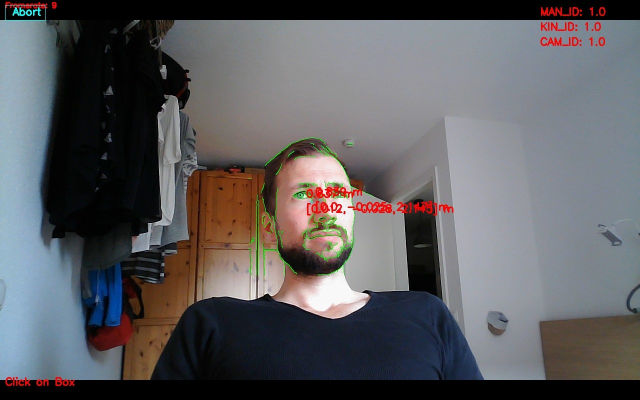
#> input picture Projects/ProjektWebsite/Subfunctions/ROS_Depth_Map/calibration/RGB_Image.jpg, 1280 x 800 px (shown at 1/2 size); its folder holds only this picture in this run
$ python -i functions_.py   (imports and definitions only)
#> lines starting #> are read from the running program, lines starting #| are printed output that depends on the picture; after the words box and inside, x2 and y2 are one past the last pixel; in counts of white or black regions, pixels touching at a corner belong together
#> further down, picture is the input picture: shape (800, 1280, 3); mean B, G, R 96, 93.3, 94
# import the necessary packages
import cv2
import imutils
import time
from Subfunctions import highlevel_movements
from operator import add,sub
# [1 line not run here, left out]
from scipy.spatial.transform import Rotation as R
import numpy as np
# import mgen
import math
# [1 line not run here, left out]

class Button():
    # [480 lines left out: functions __init__, insert_button, insert_arrows, calc_rotmat_to_align_vec_a_to_vec_b, forward_kin, forward_kin_plus and 3 more, not called in this run]

class TorqueTool:
    def __init__(self):
        pass
    # [101 lines left out: functions read_torque_values, read_torque_values_computed, tap_toggle, tap_toggle2, tap_toggle3, tap_toggle_single_axis, not called in this run]


class ShapeDetector:
    def __init__(self):
        pass
    def detect(self, c):
        # initialize the shape name and approximate the contour
        shape = "unidentified"
        peri = cv2.arcLength(c, True)
        approx = cv2.approxPolyDP(c, 0.04 * peri, True)
        # if the shape is a triangle, it will have 3 vertices
        if len(approx) == 3:
            shape = "triangle"
        # if the shape has 4 vertices, it is either a square or
        # a rectangle
        elif len(approx) == 4:
            # compute the bounding box of the contour and use the
            # bounding box to compute the aspect ratio
            (x, y, w, h) = cv2.boundingRect(approx)
            ar = w / float(h)
            # a square will have an aspect ratio that is approximately
            # equal to one, otherwise, the shape is a rectangle
            shape = "square" if ar >= 0.95 and ar <= 1.05 else "rectangle"
        # if the shape is a pentagon, it will have 5 vertices
        elif len(approx) == 5:
            shape = "pentagon"
        # otherwise, we assume the shape is a circle
        else:
            shape = "circle"
        # return the name of the shape
        return shape
def detect_rectangle_middle(image): #detectiong contours
    # load the image and resize it to a smaller factor so that
    # the shapes can be approximated better
    resized = imutils.resize(image, width=400)
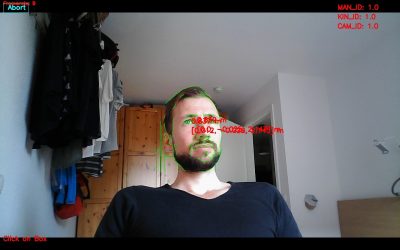
#> resized: shape (250, 400, 3); mean B, G, R 96, 93.3, 94
    ratio = image.shape[0] / float(resized.shape[0])
#> ratio = 3.2
    # convert the resized image to grayscale, blur it slightly,
    # and threshold it
    gray = cv2.cvtColor(resized, cv2.COLOR_BGR2GRAY)
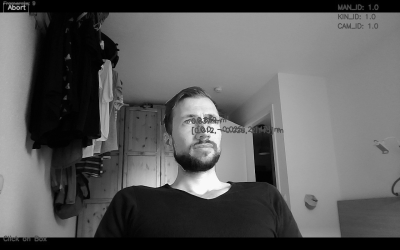
#> gray: shape (250, 400); min 0, max 251, mean 93.8
    blurred = cv2.GaussianBlur(gray, (5, 5), 0)
    thresh = cv2.threshold(blurred, 60, 255, cv2.THRESH_BINARY)[1]
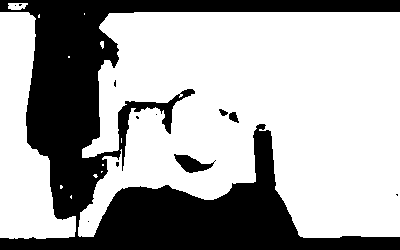
#> thresh: shape (250, 400); 65.8% white; 12 black regions (8 under 20 px)
    # find contours in the thresholded image and initialize the
    # shape detector
    cnts = cv2.findContours(thresh.copy(), cv2.RETR_TREE,cv2.CHAIN_APPROX_SIMPLE)
#> cnts = 26 contours, 20 with area under 20; largest, box (x1, y1, x2, y2) and area: (78, 12, 400, 238) 56080, (0, 12, 76, 239) 8927, (173, 153, 215, 174) 428, (8, 3, 28, 10) 94, (228, 111, 240, 124) 86, (218, 108, 229, 117) 49
    #print(len(cnts))
    #debug_display(thresh)
    cnts = imutils.grab_contours(cnts)
    if len(cnts)>1:
        cnts=cnts[1:] #use not the outer contour
#> cnts = 25 contours, 19 with area under 20; largest, box (x1, y1, x2, y2) and area: (78, 12, 400, 238) 56080, (0, 12, 76, 239) 8927, (173, 153, 215, 174) 428, (8, 3, 28, 10) 94, (228, 111, 240, 124) 86, (218, 108, 229, 117) 49
    else: #nothing found
        return image, (0,0), False
    sd = ShapeDetector()
    # loop over the contours
    for c in cnts:
        #c=cnts[0]
        #CONTINUE
        # compute the center of the contour, then detect the name of the
        # shape using only the contour
        M = cv2.moments(c)
        try:
            cX = int((M["m10"] / M["m00"]) * ratio)
            cY = int((M["m01"] / M["m00"]) * ratio)
        except: #evade div/0 error if contour is too small/faulty
            return image, (0,0), False
        shape = sd.detect(c)
        if shape=="rectangle" and M['m00']>3000 and M['m00']<20000:
        #condition fitted to the size of the test rectangle
            # multiply the contour (x, y)-coordinates by the resize ratio,
            # then draw the contours and the name of the shape on the image
            c = c.astype("float")
            c *= ratio
            c = c.astype("int")
            cv2.drawContours(image, [c], -1, (0, 255, 0), 2)
            cv2.circle(image,(cX,cY),10,(255,255,0),1)
            cv2.putText(image, shape, (cX, cY), cv2.FONT_HERSHEY_SIMPLEX,0.5, (255, 255, 255), 2)
            # show the output image
            #cv2.imshow("Image", image)
            #cv2.waitKey(0)
            #return image
            return image, (cX,cY), True
#> this loop made 5 passes
#> (cX, cY, shape, peri in detect) on passes 1 to 2: (194, 596, 'circle', 8.83), (304, 561, 'circle', 11.07)
#> (c, cX, cY, shape, peri in detect, approx in detect) on pass 3: ([[101, 171], [101, 172], [102, 171]], 324, 548, 'triangle', 3.41, [[102, 171], [101, 171], [101, 172]])
    return image, (0,0), False

# [94 lines left out: function rotate_to_target, not called in this run]

>>> import cv2
>>> picture = cv2.imread('ROS_Depth_Map/calibration/RGB_Image.jpg')
>>> result = detect_rectangle_middle(picture)

$ run again, on Projects/ProjektWebsite/Subfunctions/ROS_Depth_Map/calibration/Depth_Image.png
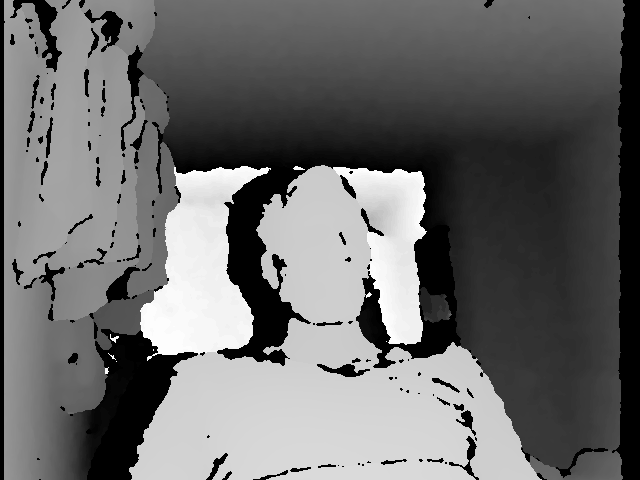
#> input picture Projects/ProjektWebsite/Subfunctions/ROS_Depth_Map/calibration/Depth_Image.png, 1280 x 960 px (shown at 1/2 size)
#> picture is the input picture: shape (960, 1280, 3); min 0, max 253, mean 108.3
#> in detect_rectangle_middle, `blurred = cv2.GaussianBlur(gray, (5, 5), 0)`:
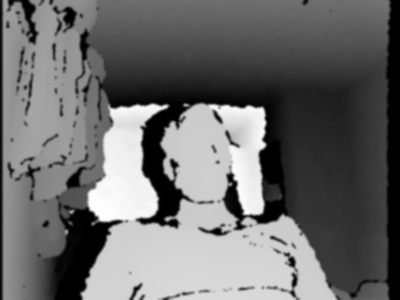
#> blurred: shape (300, 400); min 0, max 253, mean 108.3
#> in detect_rectangle_middle, `thresh = cv2.threshold(blurred, 60, 255, cv2.THRESH_BINARY)[1]`:
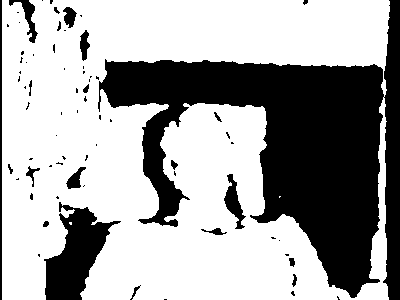
#> thresh: shape (300, 400); 64.9% white; 71 black regions (50 under 20 px)
#> in detect_rectangle_middle, `cnts = cv2.findContours(thresh.copy(), cv2.RETR_TREE,cv2.CHAIN_APPROX_..`: cnts = 67 contours, 46 with area under 20; largest, box (x1, y1, x2, y2) and area: (2, 0, 390, 300) 110306, (97, 58, 385, 299) 32176, (223, 173, 247, 230) 568, (65, 166, 87, 190) 238, (79, 29, 91, 62) 223
#> in detect_rectangle_middle, `cnts=cnts[1:]`: cnts = 66 contours, 45 with area under 20; largest, box (x1, y1, x2, y2) and area: (2, 0, 390, 300) 110306, (97, 58, 385, 299) 32176, (223, 173, 247, 230) 568, (65, 166, 87, 190) 238, (79, 29, 91, 62) 223
#> the loop in detect_rectangle_middle, `for c in cnts:` made 66 passes
#> (cX, cY, shape, peri in detect) on passes 1, 2, 4, 5, 6, 7, 9, 10: (634, 468, 'circle', 1887.7), (936, 937, 'pentagon', 17.31), (941, 895, 'circle', 34.38), (933, 836, 'pentagon', 29.31), (917, 814, 'circle', 13.07), (123, 815, 'circle', 11.07), (873, 760, 'circle', 14.49), (686, 740, 'pentagon', 64.28)
